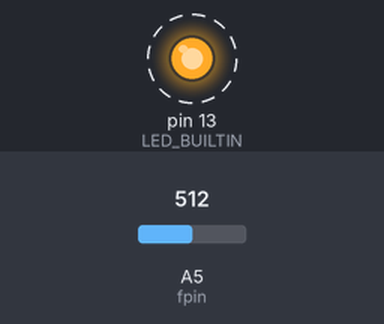
The program below on a simulated Arduino Uno, built with avr-gcc and run on an emulated ATmega328P. Shown: output pins drawn as LEDs (lit = HIGH). Dashed ring = blinking. The test bench sets the inputs (shaded band); at power-on: A5 (fpin) = 512. What the program prints to the serial monitor is not drawn.

Above: at 0.5 s.
Timing chart, 0 to 4.6 s (numbered marks = the images above):
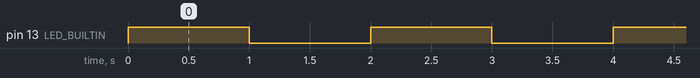

Measured:
- by itself, pin 13 (LED_BUILTIN): alternates HIGH for 1.0 s and LOW for 1.0 s

The program:

main.cpp
```cpp
#include <Arduino.h>
//RAM:   [          ]   0.4% (used 9 bytes from 2048 bytes)
//Flash: [          ]   2.9% (used 924 bytes from 32256 bytes)

#define fpin A5

void setup() {
  // initialize digital pin LED_BUILTIN as an output.
  pinMode(LED_BUILTIN, OUTPUT);
  pinMode(fpin, INPUT);
  Serial.begin(9600);
}

// the loop function runs over and over again forever
void loop() {
  int fl=analogRead(fpin);
  Serial.println(fl);
  digitalWrite(LED_BUILTIN, HIGH);   // turn the LED on (HIGH is the voltage level)
  delay(1000);                       // wait for a second
  digitalWrite(LED_BUILTIN, LOW);    // turn the LED off by making the voltage LOW
  delay(1000);                       // wait for a second
}
```
